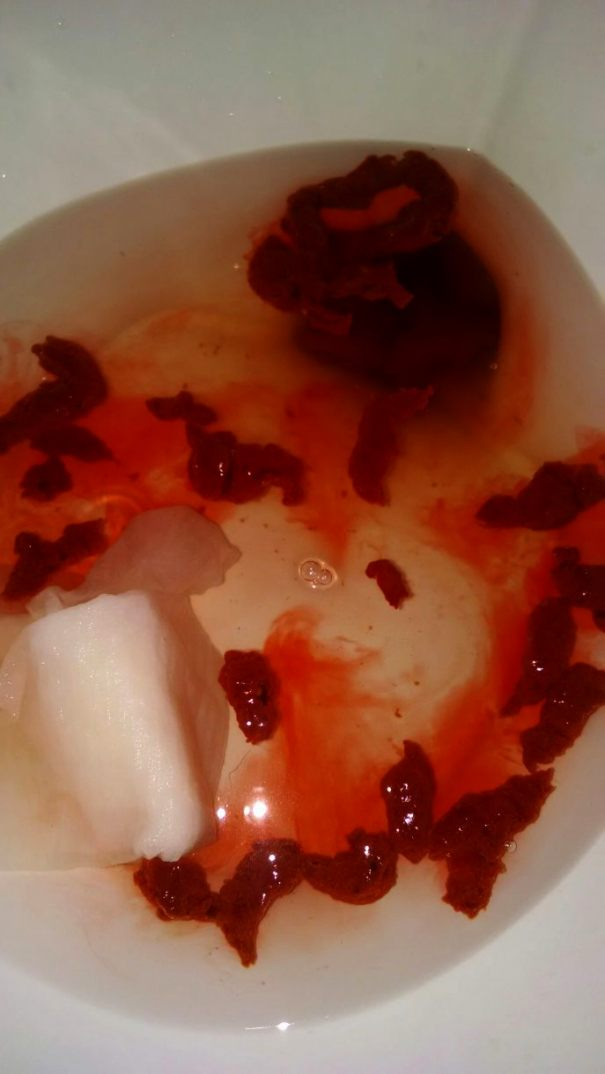
#> input picture Toi/app/images/blood_in_stool_sample(1).jpg, 605 x 1074 px
$ python -i countBlobs.py   (imports and definitions only)   (older library calls are emulated)
#> lines starting #> are read from the running program, lines starting #| are printed output that depends on the picture; after the words box and inside, x2 and y2 are one past the last pixel; in counts of white or black regions, pixels touching at a corner belong together
import cv2

# img = cv2.imread('images/blood_in_stool_sample(2).jpg')

def get_type(count):

	if count < 10:
		return "2"
	elif count > 10:
		return "1"
	else:
		# more work needed here to get the type based on the
		# blob count
		return "None found"

def count_blobs(image):
#> called with image = 'images/blood_in_stool_sample(1).jpg'
	img = cv2.imread(image)
#> img is the input picture: shape (1074, 605, 3); mean B, G, R 71.7, 90.8, 142.6

	gray = cv2.cvtColor(img, cv2.COLOR_BGR2GRAY)
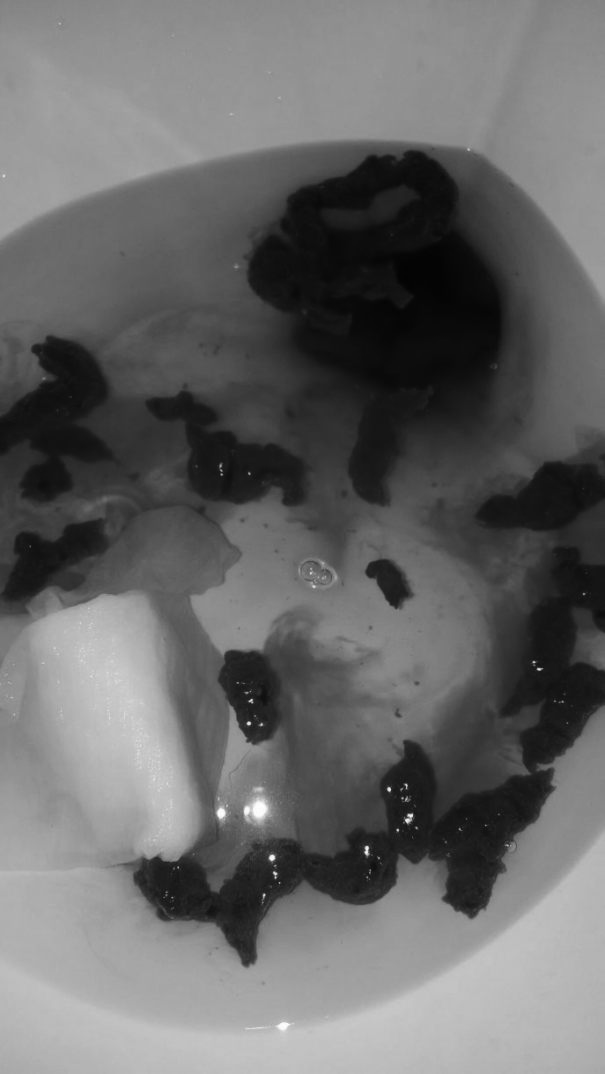
#> gray: shape (1074, 605); min 3, max 254, mean 104.1

	ret, thresh = cv2.threshold(gray, 100, 255, 1)
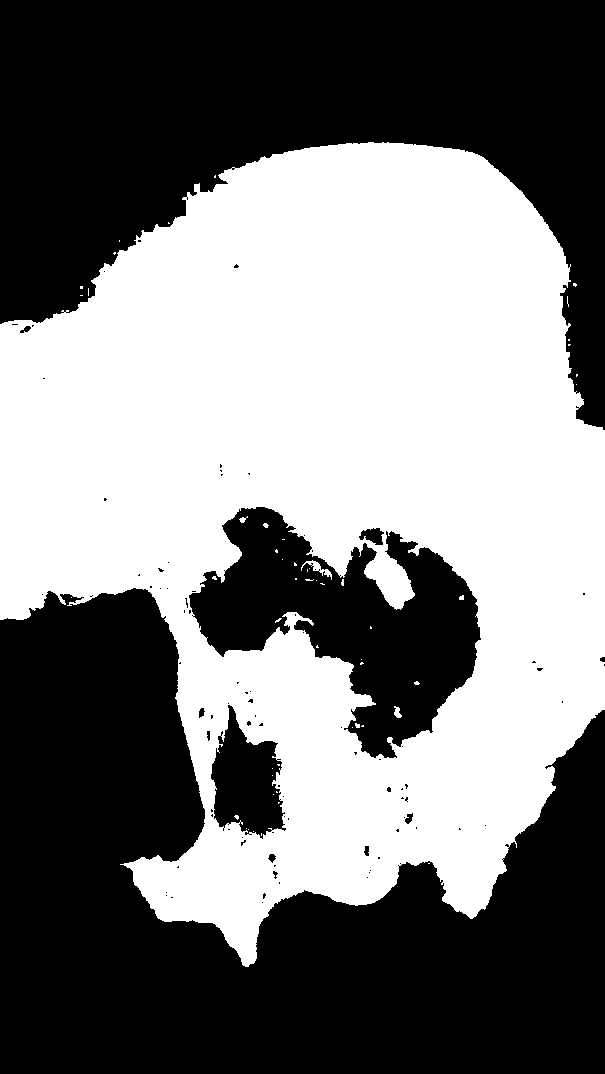
#> thresh: shape (1074, 605); 47.6% white; 53 white regions (46 under 20 px)
	_, contours,h = cv2.findContours(
	    thresh,
	    cv2.RETR_EXTERNAL,
	    cv2.CHAIN_APPROX_SIMPLE
	)
#> contours = 16 contours, 15 with area under 20; largest, box (x1, y1, x2, y2) and area: (0, 142, 605, 967) 349574; h = 16 rows, first 6: [1, -1, -1, -1], [2, 0, -1, -1], [3, 1, -1, -1], [4, 2, -1, -1], [5, 3, -1, -1], [6, 4, -1, -1]

	total_len_contours = 0
	contour_info = []

	for cnt in contours:
	    cv2.drawContours(img,[cnt],0,(0,0,255),1)

	    contour_info.append((
	        cnt,
	        cv2.isContourConvex(cnt),
	        cv2.contourArea(cnt),
	    ))
#> this loop made 16 passes
#> cnt on passes 1, 2, 3, 4, 5, 6, 8, 9, 10, 13, 14, 15: [[428, 863], [429, 863]], [[71, 597]], [[576, 384]], [[576, 374], [576, 376], [577, 375], [577, 374]], [[568, 344], [568, 345], [569, 345], [570, 344]], [[568, 339], [568, 340], [569, 340], [569, 339]], [[80, 295], [82, 295]], [[88, 288], [88, 295]], [[80, 286], [80, 288], [82, 288], [82, 286]], [[119, 240], [119, 241]], [[168, 222], [168, 223], [169, 223]], [[215, 175], [214, 176], [214, 177], [215, 177]]
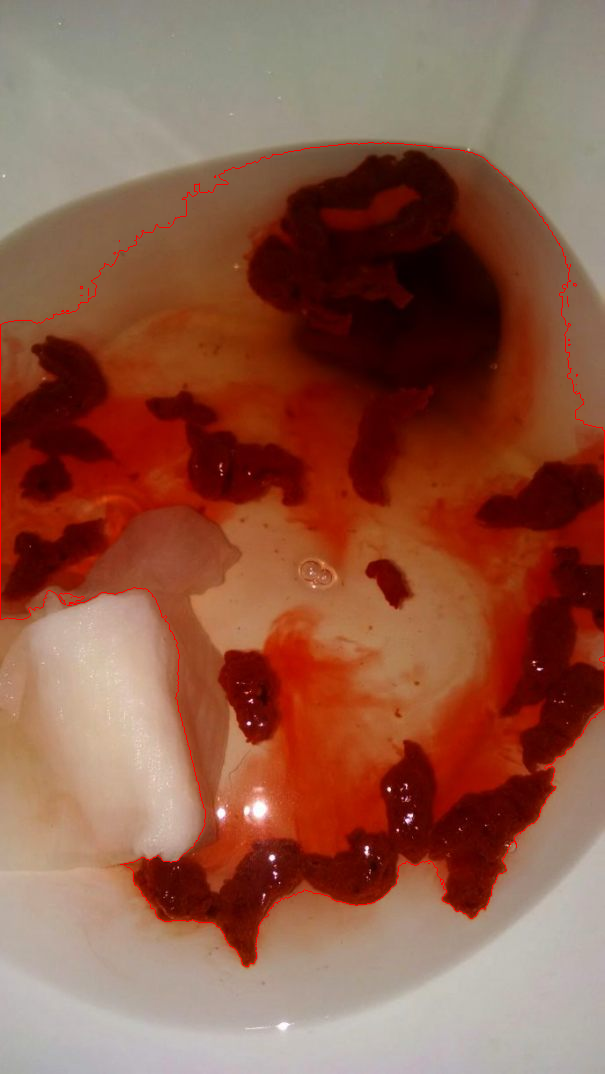
#> img: shape (1074, 605, 3); 0.46% of pixels changed, all inside (x1, y1, x2, y2) = (0, 142, 605, 967)
#> after the loop, contour_info = 16 items

	count = 0

	# set the minimum contour area
	min_contour_area = 50

	for i in range(len(contour_info)):
		contour_area = contour_info[i][2]

		# count only if the area is greater than the min area
		if contour_area > 50:
			count += 1
#> this loop made 16 passes
#> (contour_area, count) on pass 16: (349573.5, 1)
#> after the loop, count = 1

	return count

>>> result = count_blobs('images/blood_in_stool_sample(1).jpg')
#> result = 1

$ run again, on Toi/app/images/blood_in_stool_sample(2).jpg
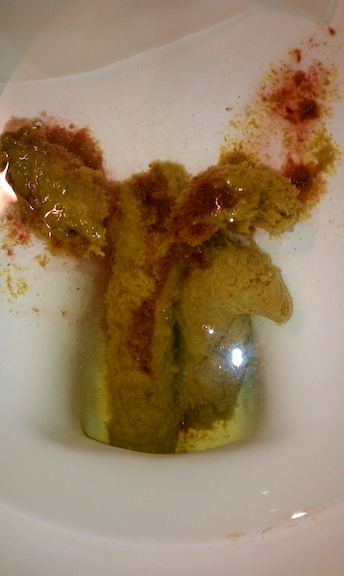
#> input picture Toi/app/images/blood_in_stool_sample(2).jpg, 344 x 576 px
#> in count_blobs, img is the input picture: shape (576, 344, 3); mean B, G, R 98.9, 127.6, 151.3
#> in count_blobs, `ret, thresh = cv2.threshold(gray, 100, 255, 1)`:
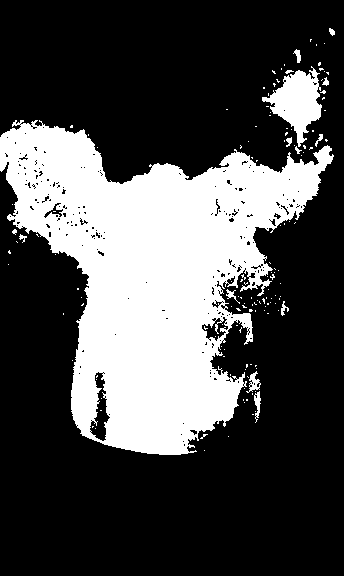
#> thresh: shape (576, 344); 29.7% white; 144 white regions (130 under 20 px)
#> contours = 132 contours, 121 with area under 20; largest, box (x1, y1, x2, y2) and area: (0, 120, 334, 455) 56409, (262, 66, 322, 147) 2162, (246, 371, 261, 393) 118, (254, 391, 261, 423) 84, (293, 49, 301, 63) 42; h = 132 rows, first 6: [1, -1, -1, -1], [2, 0, -1, -1], [3, 1, -1, -1], [4, 2, -1, -1], [5, 3, -1, -1], [6, 4, -1, -1]
#> the loop in count_blobs, `for cnt in contours:` made 132 passes
#> cnt on passes 1, 2, 4, 5, 6, 7, 8, 9: [[204, 450]], [[228, 436]], [[252, 414], [253, 414]], [[255, 411]], [[244, 402]], [[246, 399], [246, 400], [247, 400], [247, 399]], [[243, 399], [243, 400]], [[252, 393], [252, 394]]
#> after the loop in count_blobs, `for cnt in contours:`:
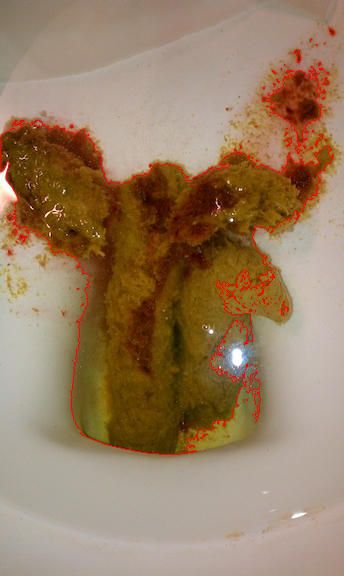
#> img: shape (576, 344, 3); 1.5% of pixels changed, all inside (x1, y1, x2, y2) = (0, 28, 335, 455)
#> after the loop in count_blobs, `for cnt in contours:`: contour_info = 132 items
#> the loop in count_blobs, `for i in range(len(contour_info)):` made 132 passes
#> contour_area on passes 10, 15, 44, 58, 105, 125: 84, 118, 29, 32.5, 56409, 2162
#> after the loop in count_blobs, `for i in range(len(contour_info)):`: count = 4

$ run again, on Toi/app/images/mucus_in_stool_sample(1).jpg
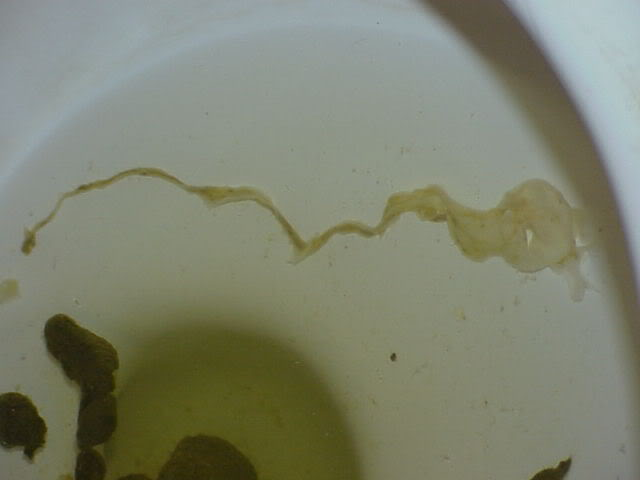
#> input picture Toi/app/images/mucus_in_stool_sample(1).jpg, 640 x 480 px
#> in count_blobs, img is the input picture: shape (480, 640, 3); mean B, G, R 110.4, 130.2, 126
#> in count_blobs, `ret, thresh = cv2.threshold(gray, 100, 255, 1)`:
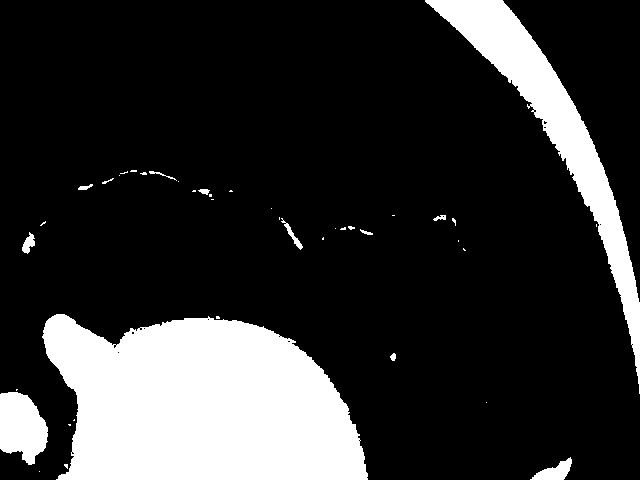
#> thresh: shape (480, 640); 19.3% white; 41 white regions (28 under 20 px)
#> contours = 41 contours, 29 with area under 20; largest, box (x1, y1, x2, y2) and area: (42, 314, 368, 480) 41661, (425, 0, 640, 394) 12758, (0, 392, 48, 465) 2492, (530, 457, 572, 480) 419, (22, 232, 35, 254) 130; h = 41 rows, first 6: [1, -1, -1, -1], [2, 0, -1, -1], [3, 1, -1, -1], [4, 2, -1, -1], [5, 3, -1, -1], [6, 4, -1, -1]
#> the loop in count_blobs, `for cnt in contours:` made 41 passes
#> cnt on passes 1, 2, 4, 5, 6, 8, 12, 13: [[39, 471]], [[64, 464], [64, 465], [67, 468], [67, 464]], [[68, 424], [69, 425], [70, 425], [70, 424]], [[74, 419], [73, 420], [74, 420]], [[486, 402]], [[16, 389], [16, 390], [17, 389]], [[463, 248], [463, 249], [464, 250], [465, 250]], [[458, 240], [458, 241]]
#> after the loop in count_blobs, `for cnt in contours:`:
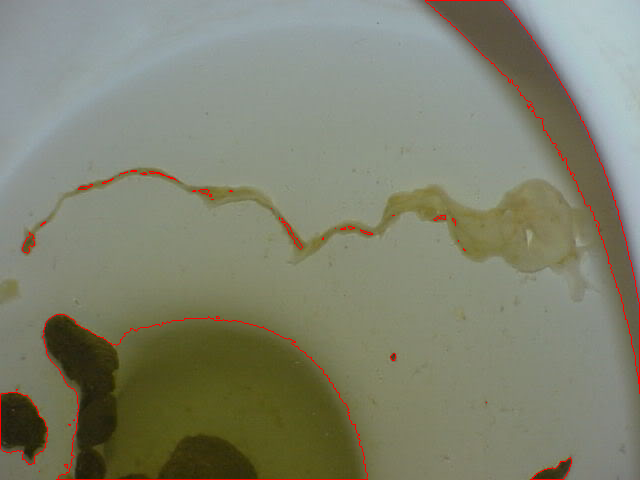
#> img: shape (480, 640, 3); 0.86% of pixels changed, all inside (x1, y1, x2, y2) = (0, 0, 640, 480)
#> after the loop in count_blobs, `for cnt in contours:`: contour_info = 41 items
#> the loop in count_blobs, `for i in range(len(contour_info)):` made 41 passes
#> contour_area on passes 3, 7, 9, 11, 15, 16, 23, 25: 419, 2492, 25.5, 41661, 130.5, 21, 104.5, 31
#> after the loop in count_blobs, `for i in range(len(contour_info)):`: count = 6
